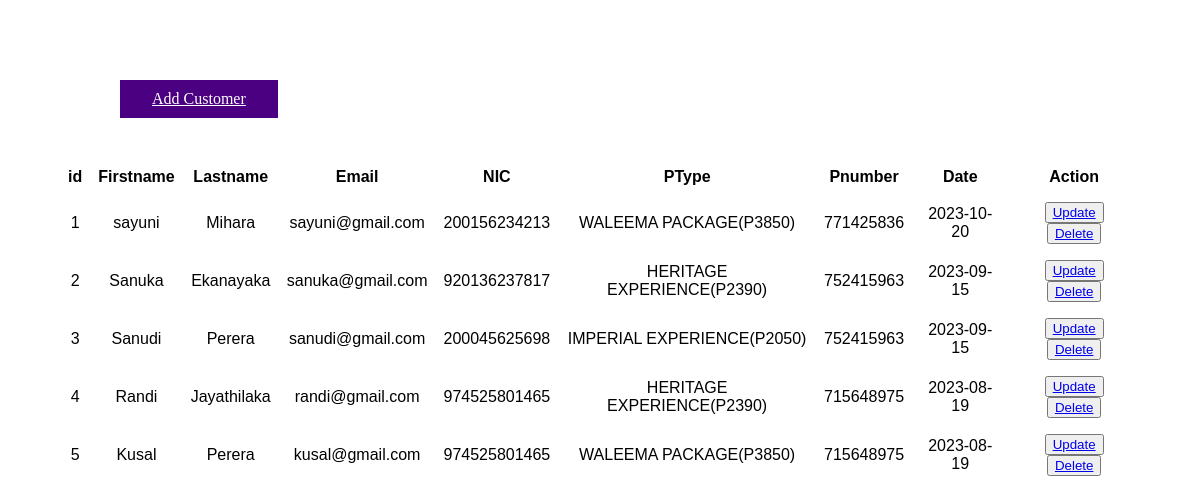
Screenshot of /display.php with the database file from the repository.
### tables this page shows
CREATE TABLE `user` (
  `id` int(11) NOT NULL,
  `FirstName` varchar(50) NOT NULL,
  `LastName` varchar(50) NOT NULL,
  `Email` varchar(50) NOT NULL,
  `NIC` varchar(50) NOT NULL,
  `Package` varchar(150) NOT NULL,
  `PhoneNumber` bigint(10) NOT NULL,
  `date` date NOT NULL
);

### display.php (the view, shortened to what this page needs)
<!DOCTYPE html>
<html>
    <head>
        <link rel="stylesheet" href="pkg_style.css">
        </head>
    <body>
<div class="container1">
    <a href="reservation.php" id="b1">Add Customer</a>
        </div>
<table>
    <thead>
  <tr>
    <th>id</th>
    <th>Firstname</th>
    <th>Lastname</th>
    <th>Email</th>
    <th>NIC</th>
    <th>PType</th>
    <th>Pnumber</th>
    <th>Date</th>
    <th>Action</th>
  </tr>
</thead>
  <tbody>
  <?php
    require 'connect.php';
    $sql="SELECT * from user";
    $result=mysqli_query($conn,$sql);
    if($result){
        while($row=mysqli_fetch_assoc($result)){
          $id=$row['id'];
          $firstname=$row['FirstName'];
          $lastname=$row['LastName'];
          $email=$row['Email'];
          $nic=$row['NIC'];
          $ptype=$row['Package'];
          $pnumber=$row['PhoneNumber'];
          $rdate=$row['date'];
          echo'<tr>
          <td>'.$id.'</td>
          <td>'.$firstname.'</td>
          <td>'.$lastname.'</td>
          <td>'.$email.'</td>
          <td>'.$nic.'</td>
          <td>'.$ptype.'</td>
          <td>'.$pnumber.'</td>
          <td>'.$rdate.'</td>
          <td>
          <button><a href="update.php?
          updateid='.$id.'">Update</a>
          </button>
          <button><a href="delete.php?
          deleteid='.$id.'">Delete</a>
          </button>
          </td>
        </tr> ';
        }
    }
    ?>
        </tbody>
        </table>
</body>
</html>

### pkg_style.css (style rules this page uses)
#b1 { background-color: indigo; border: none; color: white; padding: 10px 32px; position: absolute; top: 10%; left: 10%; font-family: Cambria, Cochin, Georgia, Times, 'Times New Roman', serif; font-size: medium; }
table { font-family: arial, sans-serif; border-collapse: collapse; width:90%; position: absolute; top: 20%; left: 5%; }
td, th { text-align: center; padding: 8px; }

### rows the page displays
user: id "1", FirstName "sayuni", LastName "Mihara", Email "sayuni@gmail.com", NIC "200156234213", Package "WALEEMA PACKAGE(P3850)", PhoneNumber "771425836", date "2023-10-20"
user: id "2", FirstName "Sanuka", LastName "Ekanayaka", Email "sanuka@gmail.com", NIC "920136237817", Package "HERITAGE EXPERIENCE(P2390)", PhoneNumber "752415963", date "2023-09-15"
user: id "3", FirstName "Sanudi", LastName "Perera", Email "sanudi@gmail.com", NIC "200045625698", Package "IMPERIAL EXPERIENCE(P2050)", PhoneNumber "752415963", date "2023-09-15"
user: id "4", FirstName "Randi", LastName "Jayathilaka", Email "randi@gmail.com", NIC "974525801465", Package "HERITAGE EXPERIENCE(P2390)", PhoneNumber "715648975", date "2023-08-19"
user: id "5", FirstName "Kusal", LastName "Perera", Email "kusal@gmail.com", NIC "974525801465", Package "WALEEMA PACKAGE(P3850)", PhoneNumber "715648975", date "2023-08-19"
